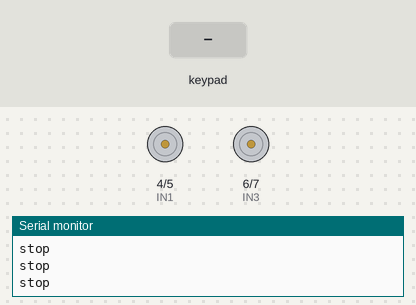
Simulated run of this sketch. Board: Arduino Uno, built with avr-gcc and run on an emulated ATmega328P. Parts: motor-driver pin pairs drawn as motors (green arrow = first pin HIGH = forward, orange = second pin HIGH = backward, longer = more drive), the last lines printed to the serial monitor. The inputs (shaded band) are chosen by the test bench.

Above: at 1.2 s.
1.3 s: key 'U' pressed
At 1.5 s:
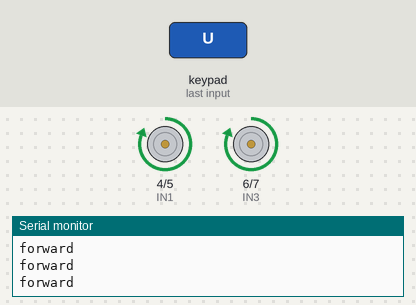
3.2 s: key 'D' pressed
At 3.41 s:
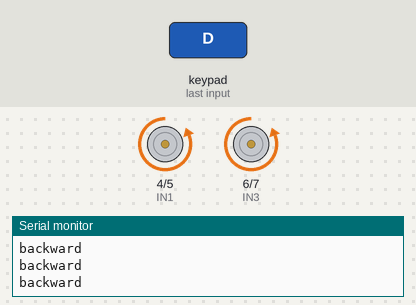
5.1 s: key 'L' pressed
At 5.31 s:
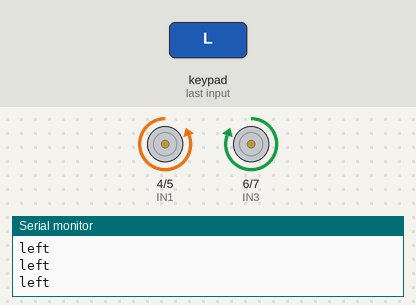
7.0 s: key 'R' pressed
At 7.2 s:
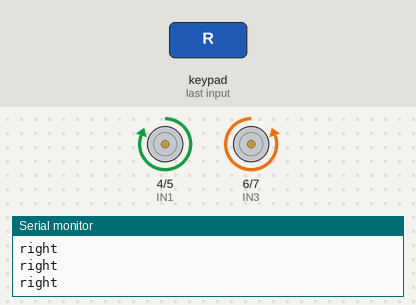
Timing chart, 0 to 9.9 s (numbered marks = the images above; inputs shaded):
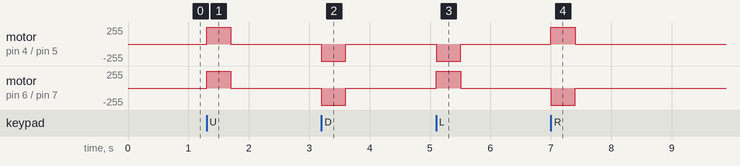

Measured:
- after the input at 1.3 s, motor on pin 4 (IN1) / pin 5 (IN2), motor on pin 6 (IN3) / pin 7 (IN4): stopped → forward 255/255 at once, → stopped 0.40 s later
- after the input at 3.2 s, motor on pin 4 (IN1) / pin 5 (IN2), motor on pin 6 (IN3) / pin 7 (IN4): stopped → backward 255/255 at once, → stopped 0.41 s later
- after the input at 5.1 s, motor on pin 4 (IN1) / pin 5 (IN2): stopped → backward 255/255 at once, → stopped 0.41 s later; motor on pin 6 (IN3) / pin 7 (IN4): stopped → forward 255/255 at once, → stopped 0.41 s later
- after the input at 7.0 s, motor on pin 4 (IN1) / pin 5 (IN2): stopped → forward 255/255 at once, → stopped 0.40 s later; motor on pin 6 (IN3) / pin 7 (IN4): stopped → backward 255/255 at once, → stopped 0.40 s later

The sketch:

btcar.ino
```cpp
#include <Dabble.h>
#include <SoftwareSerial.h>

// hc10 pins
#define BT_RX 2  // rx ard - tx modul
#define BT_TX 3  // tx ard - rx modul

SoftwareSerial BT(BT_RX, BT_TX);

// hbridge pins
#define IN1 4
#define IN2 5
#define IN3 6
#define IN4 7

void setup() {
  pinMode(IN1, OUTPUT);
  pinMode(IN2, OUTPUT);
  pinMode(IN3, OUTPUT);
  pinMode(IN4, OUTPUT);

  BT.begin(9600);
  Dabble.begin(BT);

  Serial.begin(9600);
  Serial.println("start");
}

void loop() {
  Dabble.processInput();

  if (GamePad.isUpPressed()) {
    forward();
  }
  else if (GamePad.isDownPressed()) {
    backward();
  }
  else if (GamePad.isLeftPressed()) {
    left();
  }
  else if (GamePad.isRightPressed()) {
    right();
  }
  else {
    stop();
  }
}

// for motors
void forward() {
  digitalWrite(IN1, HIGH);
  digitalWrite(IN2, LOW);
  digitalWrite(IN3, HIGH);
  digitalWrite(IN4, LOW);
  Serial.println("forward");
}

void backward() {
  digitalWrite(IN1, LOW);
  digitalWrite(IN2, HIGH);
  digitalWrite(IN3, LOW);
  digitalWrite(IN4, HIGH);
  Serial.println("backward");
}

void left() {
  digitalWrite(IN1, LOW);
  digitalWrite(IN2, HIGH);
  digitalWrite(IN3, HIGH);
  digitalWrite(IN4, LOW);
  Serial.println("left");
}

void right() {
  digitalWrite(IN1, HIGH);
  digitalWrite(IN2, LOW);
  digitalWrite(IN3, LOW);
  digitalWrite(IN4, HIGH);
  Serial.println("right");
}

void stop() {
  digitalWrite(IN1, LOW);
  digitalWrite(IN2, LOW);
  digitalWrite(IN3, LOW);
  digitalWrite(IN4, LOW);
  Serial.println("stop");
}
```
